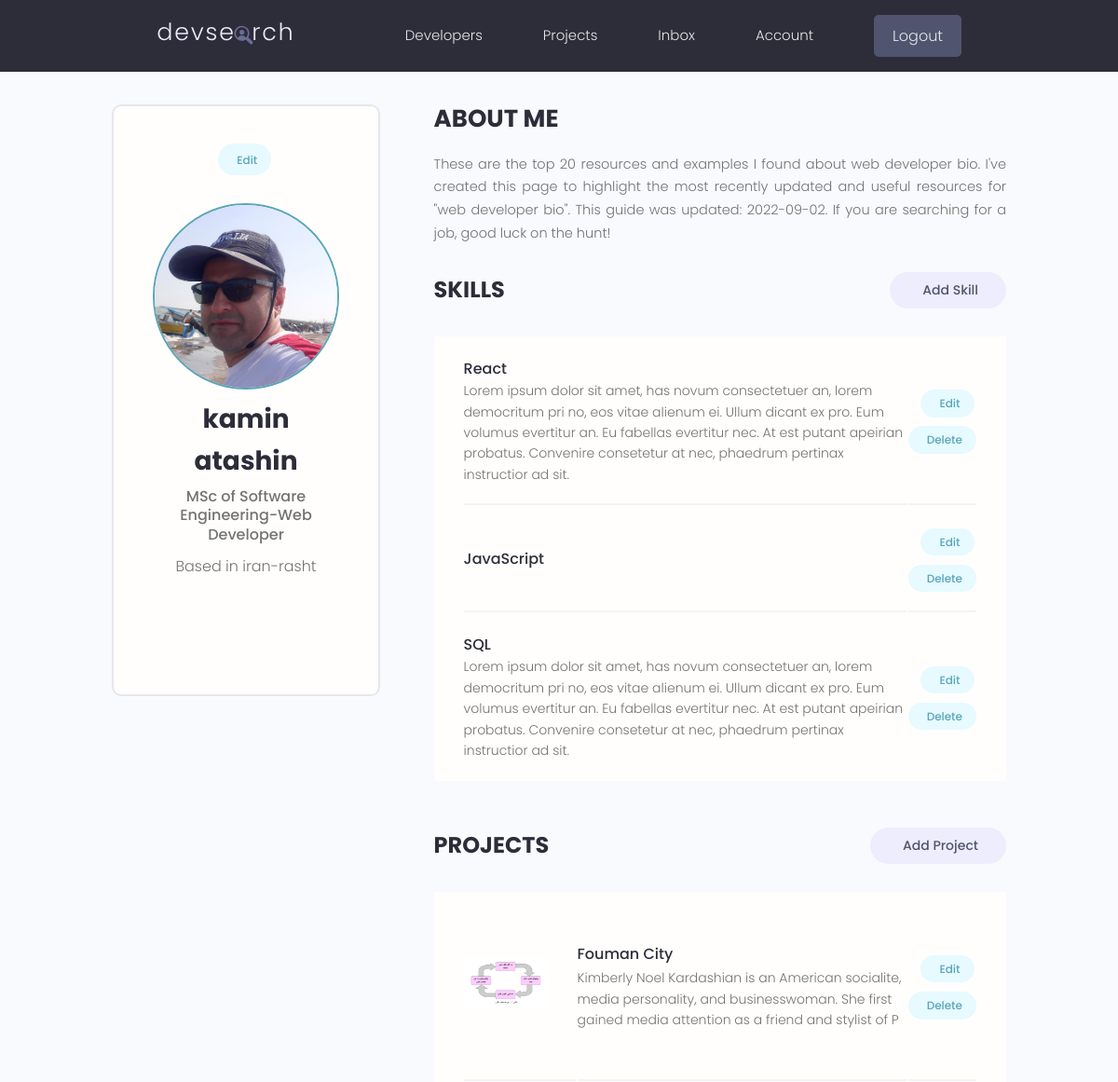
Before: /account/ (signed in, upper part) with the older database file.
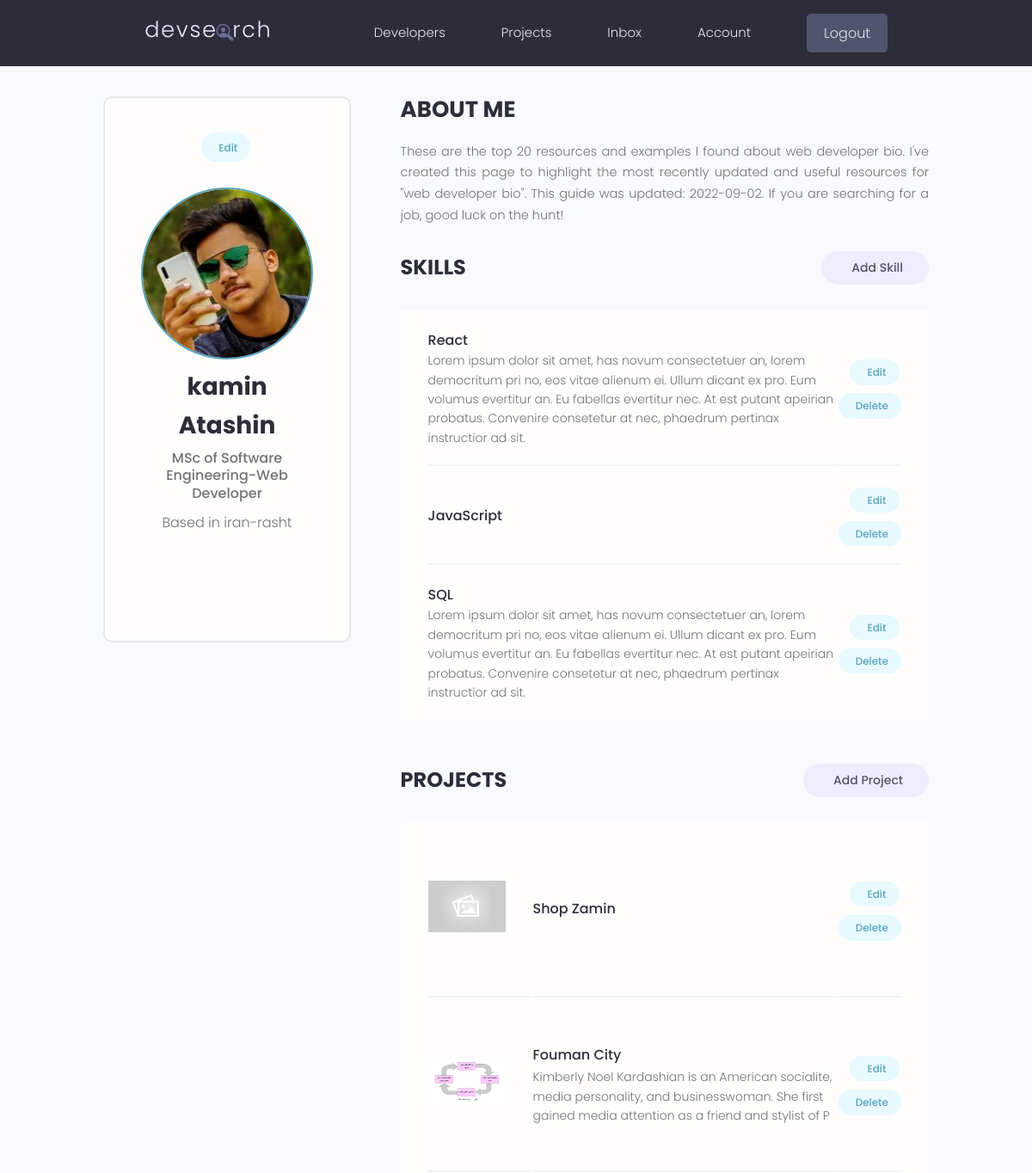
After: the same page with the newer database file.
### users/models.py (models this page shows, shortened)
class Profiles(models.Model):
    user=models.OneToOneField(User,on_delete=models.CASCADE,null=True,blank=True)
    name=models.CharField(max_length=200,blank=True,null=True)
    email=models.EmailField(max_length=500,blank=True,null=True)
    username=models.CharField(max_length=200,blank=True,null=True)
    short_intro=models.CharField(max_length=200,blank=True,null=True)
    username=models.CharField(max_length=40)
    location=models.TextField(null=True,blank=True)
    bio=models.TextField(null=True,blank=True)
    profile_image=models.ImageField(blank=True,null=True,upload_to='profiles/', default='profiles/user-default.png')
    social_github=models.CharField(max_length=2000,null=True,blank=True)
    social_twitter=models.CharField(max_length=2000,null=True,blank=True)
    socail_linkedin=models.CharField(max_length=2000,null=True,blank=True)
    social_youtube=models.CharField(max_length=2000,null=True,blank=True)
    social_website=models.CharField(max_length=2000,null=True,blank=True)
    created=models.DateTimeField(auto_now_add=True,editable=False)
    id=models.UUIDField(default= uuid.uuid4,unique=True,primary_key=True,editable=False)

class Skill(models.Model) :
    owner=models.ForeignKey(Profiles,on_delete=models.CASCADE,null=True,blank=True)
    name=models.CharField(max_length=200,null=True,blank=True)
    description=models.TextField(null=True,blank=True)
    created=models.DateTimeField(auto_now_add=True,editable=False)
    id=models.UUIDField(default=uuid.uuid4,primary_key=True,unique=True,editable=False)

### project/models.py (models this page shows, shortened)
class Project(models.Model):
    owner= models.ForeignKey(Profiles,null=True,blank=True,on_delete=models.SET_NULL)
    title=models.CharField(max_length=200)
    description=models.TextField(null=True , blank=True)
    featured_image= models.ImageField(null=True,blank=True,default='default.jpg')
    demo_link=models.TextField(max_length=2000,null=True,
                                 blank=True)
    source_link=models.CharField(max_length=2000,null=True,
                                blank=True)
    tags=models.ManyToManyField('Tag',blank=True)
    vote_total=models.IntegerField(default=0,null=True,blank=True)
    vote_ratio=models.IntegerField(default=0,null=True,blank=True)
    created= models.DateTimeField(auto_now_add=True)
    id=models.UUIDField(default=uuid.uuid4,unique=True,
                        primary_key=True,editable=False)
    class Meta:
        ordering=['-created']

### users/views.py (the view)
# urls.py: path('account/',views.userAccount,name='account'),
@login_required(login_url='login')
def userAccount(request):
    profile=request.user.profiles
    skills = profile.skill_set.all()
    projects = profile.project_set.all()
    context = {'profile': profile, 'skills': skills, 'projects': projects}
    return render(request,'users/account.html',context)

### users/templates/users/account.html (shortened to what this page needs)
{% extends 'main.html'%}
{%block content %}
  <main class="settingsPage profile my-md">
    <div class="container">
      <div class="layout">
        <div class="column column--1of3">
          <div class="card text-center">
            <div class="card__body dev">
              <a class="tag tag--pill tag--main settings__btn" href="{% url 'edit-account'%}"> Edit</a>
              <img class="avatar avatar--xl dev__avatar" src="{{profile.profile_image.url}}" />
              <h2 class="dev__name">{{profile.name}}</h2>
              <p class="dev__title">{{profile.short_intro}}</p>
              <p class="dev__location">Based in {{profile.location}}</p>
              <ul class="dev__social">
              </ul>
            </div>
          </div>
        </div>
        <div class="column column--2of3">
          <div class="devInfo">
            <h3 class="devInfo__title">About Me</h3>
            <p class="devInfo__about">{{profile.bio}}</p>
          </div>
          <div class="settings">
            <h3 class="settings__title">Skills</h3>
            <a class="tag tag--pill tag--sub settings__btn tag--lg" href="{% url 'create-skill'%}"> Add Skill</a>
          </div>
          <table class="settings__table">
            {% for skill in skills %}
            <tr>
              <td class="settings__tableInfo">
                <h4>{{skill.name}}</h4>
                <p>
                  {{skill.description}}
                </p>
              </td>
              <td class="settings__tableActions">
                <a class="tag tag--pill tag--main settings__btn" href="{% url 'update-skill' skill.id %}"> Edit</a>
                <a class="tag tag--pill tag--main settings__btn" href="{% url 'delete-skill' skill.id %}?next=/account/">
                  Delete</a>
              </td>
            </tr>
            {% endfor %}
          </table>
          <div class="settings">
            <h3 class="settings__title">Projects</h3>
            <a class="tag tag--pill tag--sub settings__btn tag--lg" href="{% url 'create-project'%}"> Add Project</a>
          </div>
          <table class="settings__table">
            {% for project in projects %}
            <tr>
              <td class="settings__thumbnail">
                <a href="{% url 'project' project.id%}"><img src="{{ project.featured_image.url}}" alt="Project Thumbnail" /></a>
              </td>
              <td class="settings__tableInfo">
                <a href="{% url 'project' project.id%}">{{project.title}}</a>
                <p>{{project.description|slice:"150"}}
                </p>
              </td>
              <td class="settings__tableActions">
                <a class="tag tag--pill tag--main settings__btn" href="{% url 'update-project' project.id %}"> Edit</a>
                <a class="tag tag--pill tag--main settings__btn" href="{% url 'delete-project' project.id%}?next=/account">
                  Delete</a>
              </td>
            </tr>
            {%endfor%}
          </table>
        </div>
      </div>
    </div>
  </main>
  {%endblock content%}

Changed rows visible on the page:
changed Profiles "MSc of Software Engineering-Web Developer": profile_image: a different picture; name "kamin atashin" → "kamin Atashin"
added Project: featured_image (placeholder picture), title "Shop Zamin"
